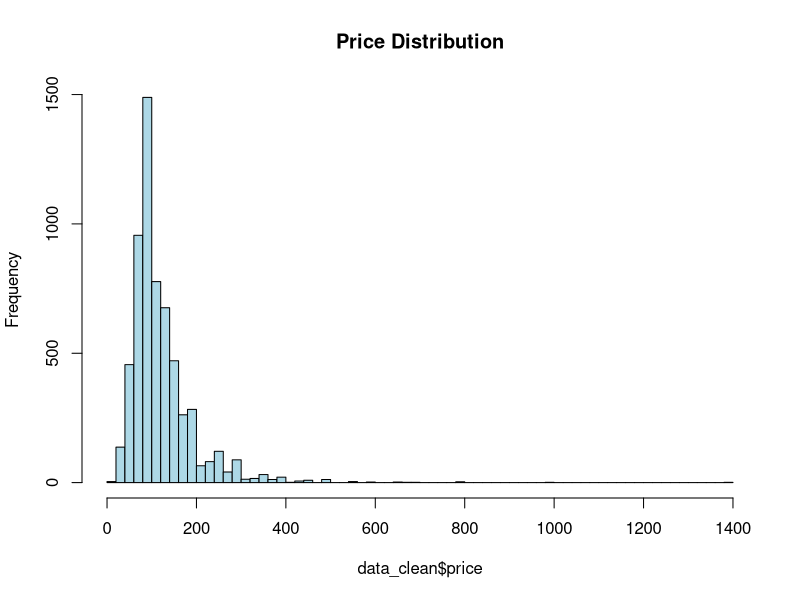
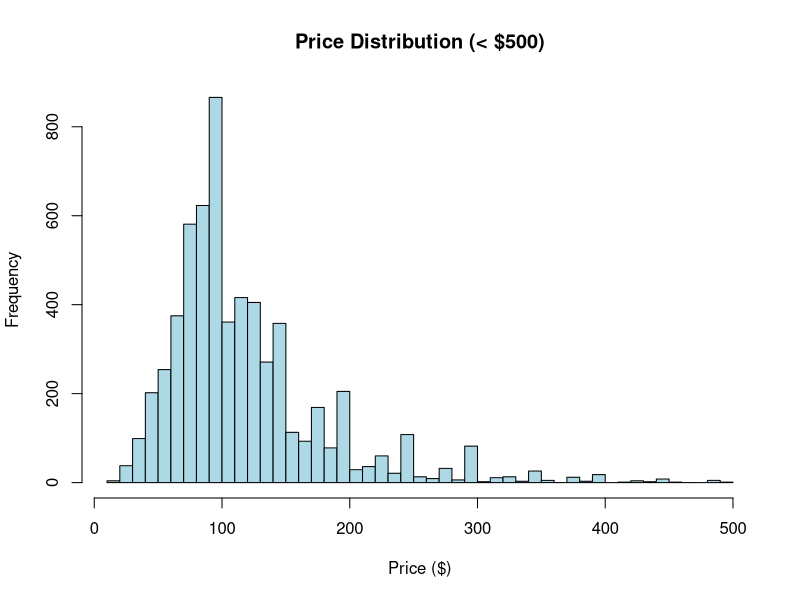
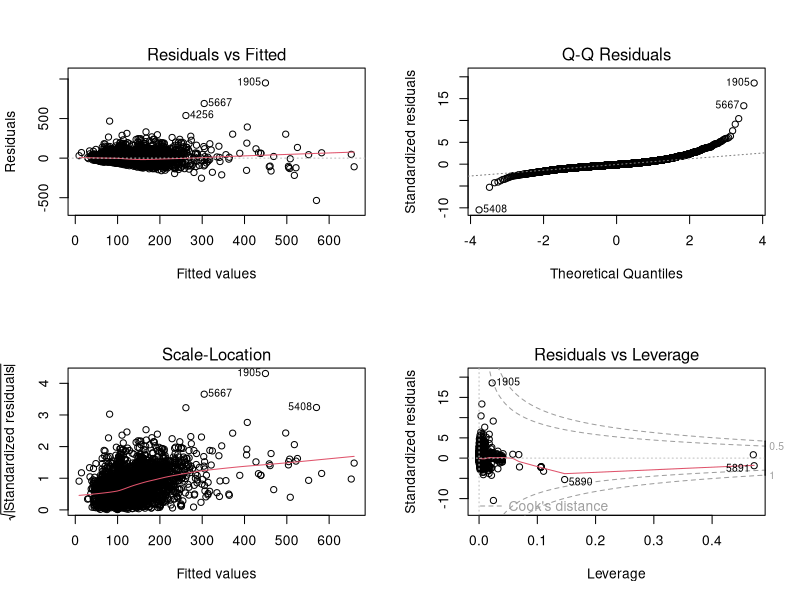
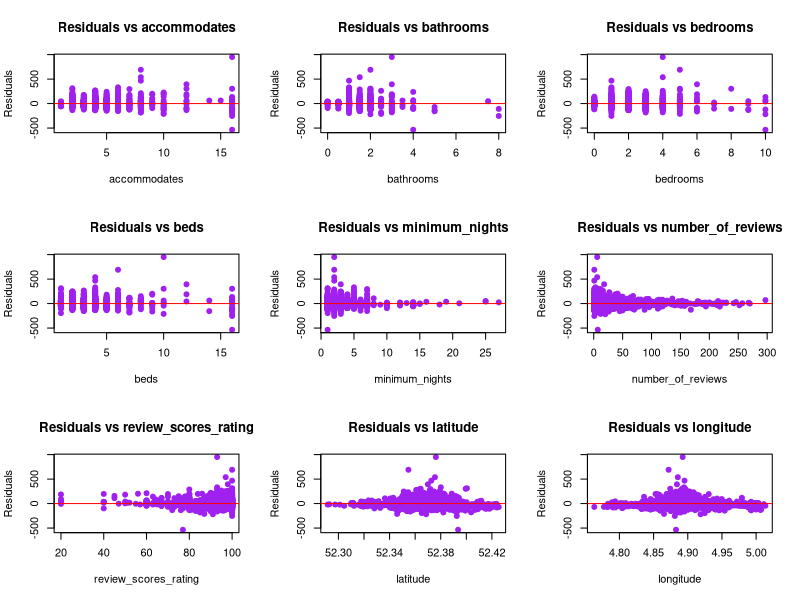
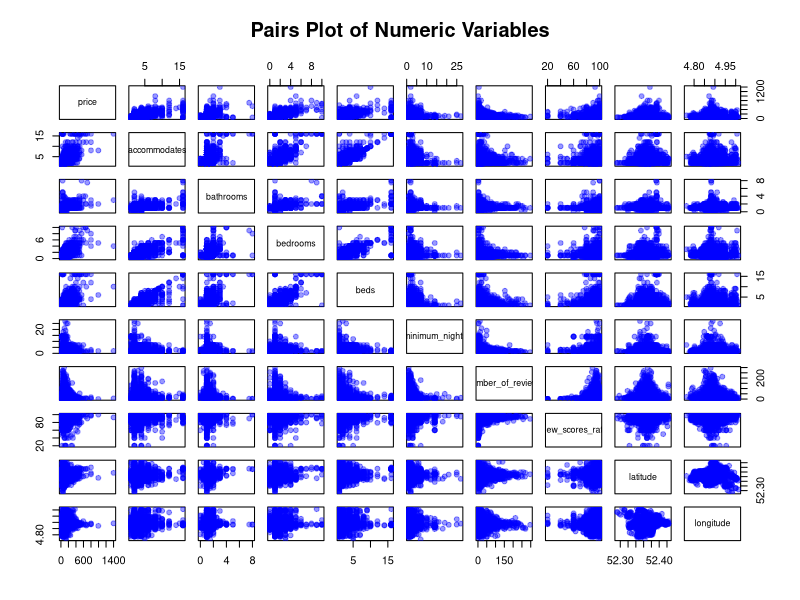
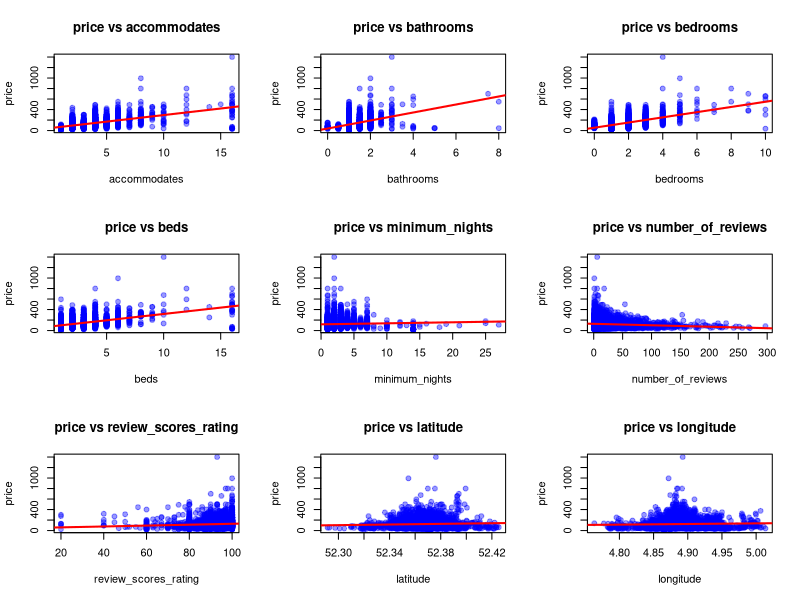
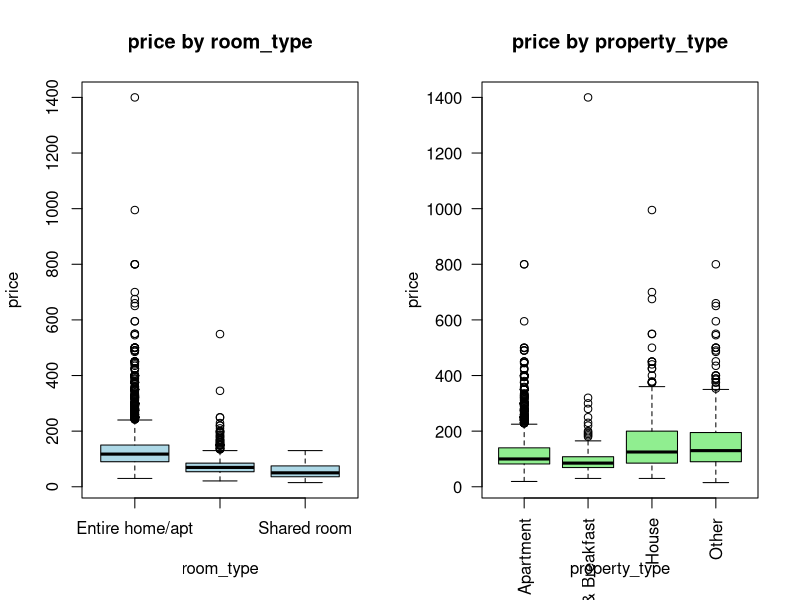

The R source for these figures, in order:
## ---- chunk 1
data <- read.csv("AirBnB.csv")
library(tidyverse)
## ---- chunk 2
summary(data)
dim(data)
## ---- chunk 3
data_clean <- data %>%
  select(-c(
    host_name,
    city,
    state,
    Total.Rev,
    host_since_anniversary
  )) %>%
  select(setdiff(names(.), "price"), price) %>%
  drop_na()
## ---- chunk 4
data_clean$price <- as.numeric(gsub("[$,]", "", data_clean$price))
## ---- chunk 5
hist(data_clean$price, breaks = 50, main = "Price Distribution", col = "lightblue")
## ---- chunk 6
hist(data_clean$price[data_clean$price < 500],
     breaks = 50,
     main = "Price Distribution (< $500)",
     xlab = "Price ($)",
     col = "lightblue")
## ---- chunk 7
data_model <- subset(data_clean, select = c(
  "price", 
  "room_type", 
  "property_type", 
  "accommodates", 
  "bathrooms", 
  "bedrooms", 
  "beds",
  "minimum_nights",
  "number_of_reviews",
  "review_scores_rating",
  "latitude", "longitude"
))
## ---- chunk 8
data_model$room_type <- as.factor(data_model$room_type)
data_model$property_type <- as.factor(data_model$property_type)
## ---- chunk 9
model <- lm(price ~ room_type + property_type + accommodates + bathrooms +
              bedrooms + beds + minimum_nights + number_of_reviews +
              review_scores_rating + latitude + longitude,
            data = data_model)
summary(model)
## ---- chunk 10
top3_props <- names(sort(table(data_model$property_type), decreasing = TRUE))[1:3]
data_model$property_type <- ifelse(data_model$property_type %in% top3_props,
                                   as.character(data_model$property_type),
                                   "Other")
data_model$property_type <- factor(data_model$property_type)
## ---- chunk 11
table(data_model$property_type)
model2 <- lm(price ~ room_type + property_type + accommodates + bathrooms +
               bedrooms + beds + minimum_nights + number_of_reviews +
               review_scores_rating + latitude + longitude + room_type*accommodates,
             data = data_model)
summary(model2)
## ---- chunk 12
par(mfrow = c(2, 2))  # 2x2 grid
plot(model2)
## ---- chunk 13
numeric_predictors <- c("accommodates", "bathrooms", "bedrooms", "beds",
                        "minimum_nights", "number_of_reviews",
                        "review_scores_rating", "latitude", "longitude")

par(mfrow = c(3, 3))  
for (var in numeric_predictors) {
  plot(data_model[[var]], model2$residuals,
       main = paste("Residuals vs", var),
       xlab = var, ylab = "Residuals",
       pch = 19, col = "purple")
  abline(h = 0, col = "red")
}
## ---- chunk 14
numeric_vars <- data_model[, c("price", numeric_predictors)]
pairs(numeric_vars,
      main = "Pairs Plot of Numeric Variables",
      pch = 19, col = rgb(0, 0, 1, 0.4))
par(mfrow = c(3, 3))
## ---- chunk 15
for (var in numeric_predictors) {
  plot(data_model[[var]], data_model$price,
       main = paste("price vs", var),
       xlab = var,
       ylab = "price",
       pch = 19,
       col = rgb(0, 0, 1, 0.4))
  abline(lm(price ~ data_model[[var]], data = data_model), col = "red", lwd = 2)
}
## ---- chunk 16
par(mfrow = c(1, 1))
par(mfrow = c(1, 2))

boxplot(price ~ room_type,
        data = data_model,
        main = "price by room_type",
        xlab = "room_type",
        ylab = "price",
        col = "lightblue")
## ---- chunk 17
boxplot(price ~ property_type,
        data = data_model,
        main = "price by property_type",
        xlab = "property_type",
        ylab = "price",
        col = "lightgreen",
        las = 2)  

par(mfrow = c(1, 1))
## ---- chunk 18
confint(model2, level = 0.95)
library(broom)
results <- tidy(model2, conf.int = TRUE, conf.level = 0.95)
results
library(knitr)
library(broom)

results <- tidy(model2, conf.int = TRUE)
kable(results, digits = 3, caption = "Regression Results with 95% Confidence Intervals")
